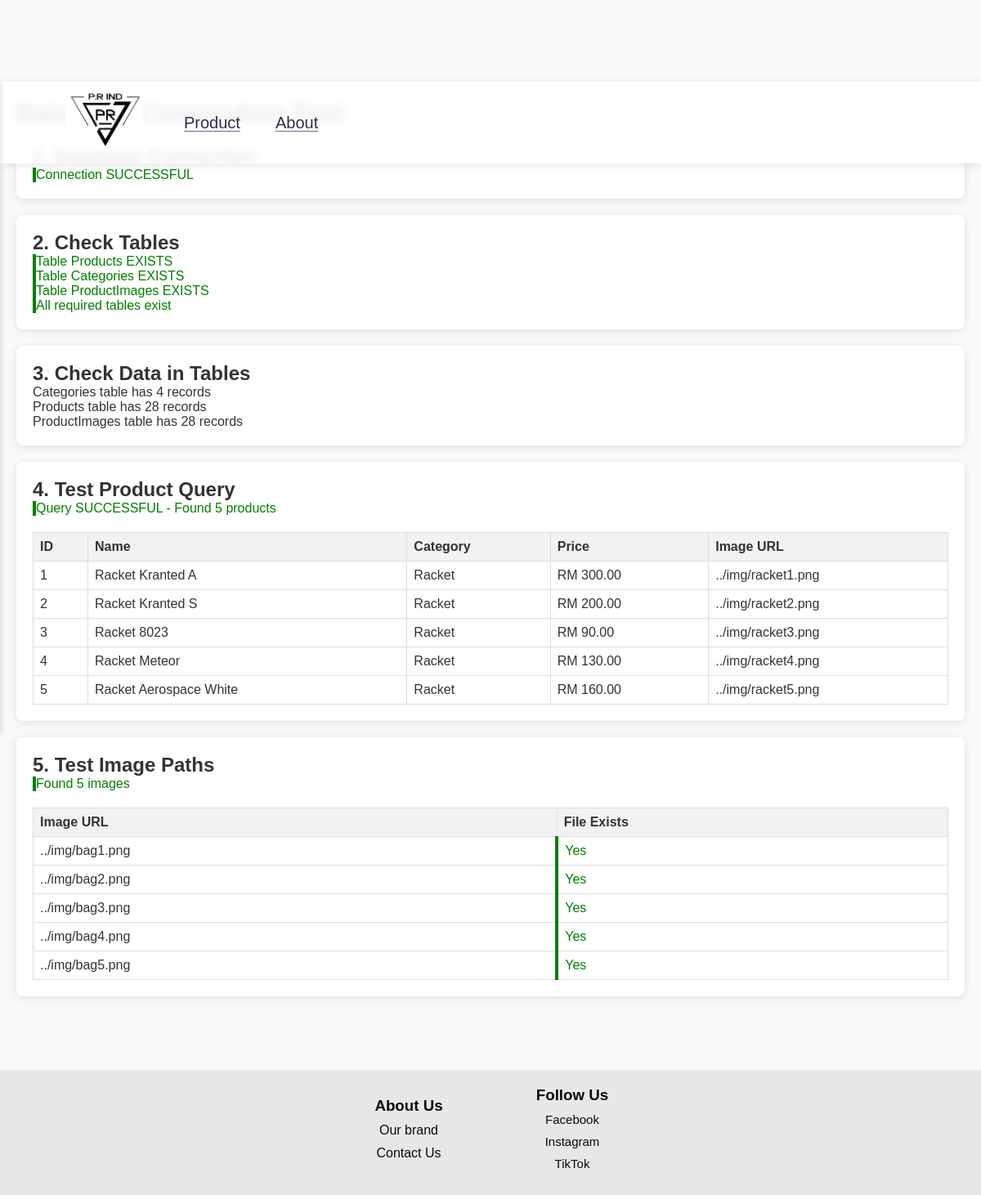
The app's page /Pages/test.php with its own data.
### tables this page shows
CREATE TABLE IF NOT EXISTS Products (
    productID INT AUTO_INCREMENT PRIMARY KEY,
    name VARCHAR(100) NOT NULL,
    description TEXT NOT NULL,
    price DECIMAL(13.2) NOT NULL,
    categoryID INT,
    colour VARCHAR(20),
    FOREIGN KEY (categoryID) REFERENCES Categories(categoryID),
    UNIQUE KEY unique_product_name (name)
);

CREATE TABLE IF NOT EXISTS Categories (
    categoryID INT AUTO_INCREMENT PRIMARY KEY,
    name VARCHAR(100) NOT NULL,
    description TEXT,
    UNIQUE KEY unique_category_name (name)
);

CREATE TABLE IF NOT EXISTS ProductImages (
    imageID INT AUTO_INCREMENT PRIMARY KEY,
    productID INT,
    image_url VARCHAR(255) NOT NULL,
    FOREIGN KEY (productID) REFERENCES Products(productID),
    UNIQUE KEY unique_image_url (image_url)
);

### Pages/test.php (the view, shortened to what this page needs)
<!DOCTYPE html>
<html lang="en">
<head>
    <link rel="stylesheet" href="../Styles/style.css">
</head>
<body>
    <?php include '../includes/header.php'; ?>
    <div class="container">
        <h1>Database Connection Test</h1>
        <div class="test-result">
            <h2>1. Database Connection</h2>
            <?php
            $servername = "localhost";
            $username = "root";
            $password = "";
            $dbname = "pr_ind_db";
            $conn = new mysqli($servername, $username, $password, $dbname);
            if ($conn->connect_error) {
                echo '<div class="error">Connection FAILED: ' . $conn->connect_error . '</div>';
            } else {
                echo '<div class="success">Connection SUCCESSFUL</div>';
            }
            ?>
        </div>
        <div class="test-result">
            <h2>2. Check Tables</h2>
            <?php
            if (!$conn->connect_error) {
                $tables = ['Products', 'Categories', 'ProductImages'];
                $allTablesExist = true;
                foreach ($tables as $table) {
                    $result = $conn->query("SHOW TABLES LIKE '$table'");
                    if ($result->num_rows > 0) {
                        echo '<div class="success">Table ' . $table . ' EXISTS</div>';
                    } else {
                        echo '<div class="error">Table ' . $table . ' DOES NOT EXIST</div>';
                        $allTablesExist = false;
                    }
                }
                if ($allTablesExist) {
                    echo '<div class="success">All required tables exist</div>';
                }
            }
            ?>
        </div>
        <div class="test-result">
            <h2>3. Check Data in Tables</h2>
            <?php
            if (!$conn->connect_error) {
                $result = $conn->query("SELECT COUNT(*) as count FROM Categories");
                $row = $result->fetch_assoc();
                echo '<div>Categories table has ' . $row['count'] . ' records</div>';
                $result = $conn->query("SELECT COUNT(*) as count FROM Products");
                $row = $result->fetch_assoc();
                echo '<div>Products table has ' . $row['count'] . ' records</div>';
                $result = $conn->query("SELECT COUNT(*) as count FROM ProductImages");
                $row = $result->fetch_assoc();
                echo '<div>ProductImages table has ' . $row['count'] . ' records</div>';
            }
            ?>
        </div>
        <div class="test-result">
            <h2>4. Test Product Query</h2>
            <?php
            if (!$conn->connect_error) {
                $sql = "SELECT p.productID, p.name, p.description, p.price, p.colour,
                               c.name as category_name, c.categoryID,
                               pi.image_url
                        FROM Products p
                        JOIN Categories c ON p.categoryID = c.categoryID
                        LEFT JOIN ProductImages pi ON p.productID = pi.productID
                        GROUP BY p.productID
                        ORDER BY p.productID
                        LIMIT 5";
                $result = $conn->query($sql);
                if ($result && $result->num_rows > 0) {
                    echo '<div class="success">Query SUCCESSFUL - Found ' . $result->num_rows . ' products</div>';
                    echo '<table>';
                    echo '<tr><th>ID</th><th>Name</th><th>Category</th><th>Price</th><th>Image URL</th></tr>';
                    while($row = $result->fetch_assoc()) {
                        echo '<tr>';
                        echo '<td>' . $row['productID'] . '</td>';
                        echo '<td>' . $row['name'] . '</td>';
                        echo '<td>' . $row['category_name'] . '</td>';
                        echo '<td>RM ' . number_format($row['price'], 2) . '</td>';
                        echo '<td>' . ($row['image_url'] ? $row['image_url'] : 'No image') . '</td>';
                        echo '</tr>';
                    }
                    echo '</table>';
                } else {
                    echo '<div class="error">Query returned 0 results or failed</div>';
                    echo '<div class="debug-info">SQL: ' . htmlspecialchars($sql) . '</div>';
                    if (!$result) {
                        echo '<div class="error">Error: ' . $conn->error . '</div>';
                    }
                }
            }
            ?>
        </div>
        <div class="test-result">
            <h2>5. Test Image Paths</h2>
            <?php
            if (!$conn->connect_error) {
                $sql = "SELECT image_url FROM ProductImages LIMIT 5";
                $result = $conn->query($sql);
                if ($result && $result->num_rows > 0) {
                    echo '<div class="success">Found ' . $result->num_rows . ' images</div>';
                    echo '<table>';
                    echo '<tr><th>Image URL</th><th>File Exists</th></tr>';
                    while($row = $result->fetch_assoc()) {
                        $imagePath = $row['image_url'];
                        $fileExists = file_exists($imagePath) ? 'Yes' : 'No';
                        $statusClass = file_exists($imagePath) ? 'success' : 'error';
                        echo '<tr>';
                        echo '<td>' . $imagePath . '</td>';
                        echo '<td class="' . $statusClass . '">' . $fileExists . '</td>';
                        echo '</tr>';
                    }
                    echo '</table>';
                }
            }
            ?>
        </div>
    </div>
    <?php include '../includes/footer.php'; ?>
</body>
</html>

### Styles/style.css (style rules this page uses)
* { margin: 0; padding: 0; box-sizing: border-box; font-family: Figtree, sans-serif; }
body { background: #f9f9f9; color: #333; }

### Pages/test.php (style rules this page uses)
.container { max-width: 1200px; margin: 100px auto 50px; padding: 20px; }
.test-result { background: white; padding: 20px; border-radius: 8px; margin-bottom: 20px; box-shadow: 0 2px 10px rgba(0,0,0,0.1); }
.success { color: green; border-left: 4px solid green; }
table { width: 100%; border-collapse: collapse; margin-top: 20px; }
th, td { border: 1px solid #ddd; padding: 8px; text-align: left; }
th { background-color: #f2f2f2; }

### records on screen
products: productID "1", name "Racket Kranted A", categoryID.name "Racket", price "300.00", image_url "../img/racket1.png"
products: productID "2", name "Racket Kranted S", categoryID.name "Racket", price "200.00", image_url "../img/racket2.png"
products: productID "3", name "Racket 8023", categoryID.name "Racket", price "90.00", image_url "../img/racket3.png"
products: productID "4", name "Racket Meteor", categoryID.name "Racket", price "130.00", image_url "../img/racket4.png"
products: productID "5", name "Racket Aerospace White", categoryID.name "Racket", price "160.00", image_url "../img/racket5.png"
productimages: image_url "../img/bag1.png", image_url "Yes"
productimages: image_url "../img/bag2.png", image_url "Yes"
productimages: image_url "../img/bag3.png", image_url "Yes"
productimages: image_url "../img/bag4.png", image_url "Yes"
productimages: image_url "../img/bag5.png", image_url "Yes"

### other values on screen
$table "Products"
$table "Categories"
$table "ProductImages"
$row['count'] "4"
$row['count'] "28"
$result->num_rows "5"
